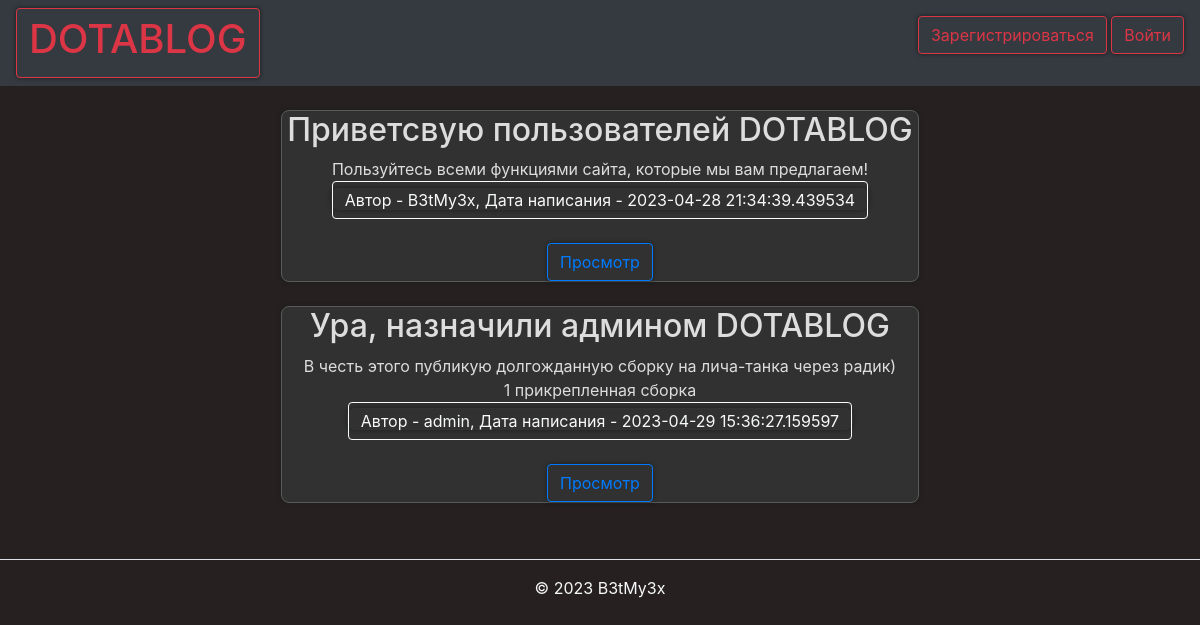
The page /feed on the database as committed earlier.
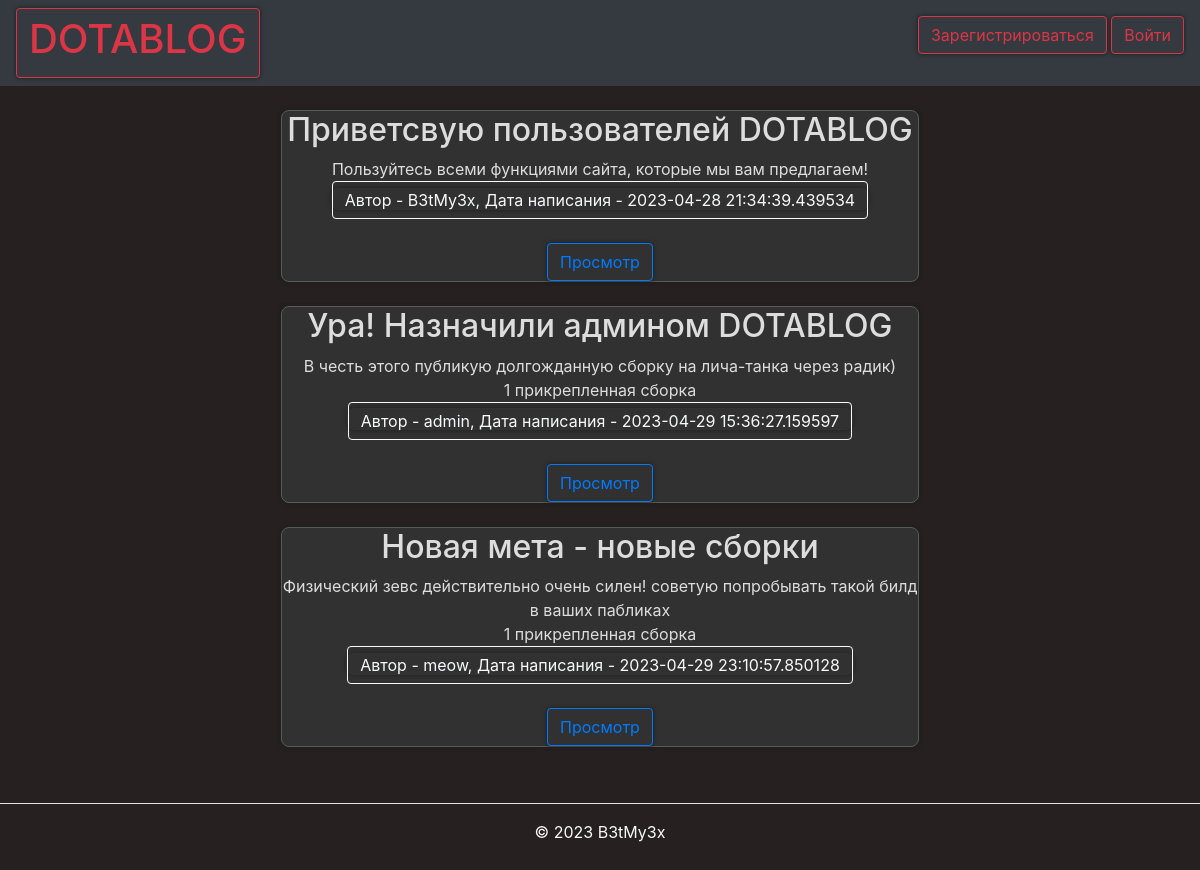
The same page on the database as committed later.
### data/news.py (models this page shows)
class News(SqlAlchemyBase):
    __tablename__ = 'news'
    categories = orm.relationship("Category",
                                  secondary="association",
                                  backref="news")
    id = sqlalchemy.Column(sqlalchemy.Integer,
                           primary_key=True, autoincrement=True)
    title = sqlalchemy.Column(sqlalchemy.String, nullable=True)
    content = sqlalchemy.Column(sqlalchemy.String, nullable=True)
    created_date = sqlalchemy.Column(sqlalchemy.DateTime,
                                     default=datetime.datetime.now)
    is_private = sqlalchemy.Column(sqlalchemy.Boolean, default=True)
    user_id = sqlalchemy.Column(sqlalchemy.Integer,
                                sqlalchemy.ForeignKey("users.id"))
    build = sqlalchemy.Column(sqlalchemy.String, nullable=True)
    user = orm.relationship('User')

### data/users.py (models this page shows, shortened)
class User(SqlAlchemyBase, UserMixin):
    __tablename__ = 'users'
    id = sqlalchemy.Column(sqlalchemy.Integer,
                           primary_key=True, autoincrement=True)
    name = sqlalchemy.Column(sqlalchemy.String, nullable=True)
    about = sqlalchemy.Column(sqlalchemy.String, nullable=True)
    email = sqlalchemy.Column(sqlalchemy.String,
                              index=True, unique=True, nullable=True)
    hashed_password = sqlalchemy.Column(sqlalchemy.String, nullable=True)
    created_date = sqlalchemy.Column(sqlalchemy.DateTime,
                                     default=datetime.datetime.now)
    role = sqlalchemy.Column(sqlalchemy.String,
                              index=True, nullable=True)
    steam_id = sqlalchemy.Column(sqlalchemy.String,
                              index=True, nullable=True)
    news = orm.relationship("News", back_populates='user')

### main.py (the view)
@app.route("/feed")
def index():
    db_sess = db_session.create_session()
    news = db_sess.query(News).filter(News.is_private != True)
    return render_template("index.html", news=news, role=is_admin(), id=current_user.get_id())
    if current_user.is_authenticated:
        news = db_sess.query(News).filter(
            (News.user == current_user) | (News.is_private != True))
    else:
        news = db_sess.query(News).filter(News.is_private != True)

### data/db_session.py (called while the page is built)
def create_session() -> Session:
    global __factory
    return __factory()

### main.py (called while the page is built)
def is_admin():
    db_sess = db_session.create_session()
    user = db_sess.query(User).filter(User.id == current_user.get_id()).first()
    print(str(type(user)))
    if str(type(user)) == "<class 'NoneType'>":
        print(False)
        return False
    elif user.role == "admin":
        print(True)
        return True
    return False

### templates/index.html (shortened to what this page needs)
{% extends "base.html" %}
{% block content %}
{% for item in news%}
<br>
<center>
<div class="di1">
    <h2>{{item.title}}</h2>
    <div>
        {{item.content}}
    </div>
    {% if item.build|length == 10 %}
        <div>
            1 прикрепленная сборка
        </div>
    {% endif %}
    <div>
        <a href='/profile/{{ item.user_id }}'><button type="button" class="btn btn-outline-light">Автор - {{item.user.name}}, Дата написания - {{item.created_date}}</button></a>
    </div>
    <br>
    <div>
        <a href="/news/{{ item.id }}" class="btn btn-outline-primary">
            Просмотр
        </a>
    </div>
</div>
</center>
{% endfor %}
{% endblock %}

### templates/base.html (shortened to what this page needs)
<!doctype html>
<html lang="en">
<head>
    <link rel="stylesheet"
          href="https://stackpath.bootstrapcdn.com/bootstrap/4.4.1/css/bootstrap.min.css"
>
</head>
<body style="color:#f8f9fa; background-color:#262020 ">
<header>
    <nav class="navbar navbar-dark bg-dark">
        <a class="btn btn-outline-danger" href="/feed"><h1>DOTABLOG</h1></a>
        {% if current_user.is_authenticated %}
    <a class="btn btn-outline-danger" href="/logout">{{ current_user.name }}</a>
{% else %}
    <p>
        <a class="btn btn-outline-danger" href="/register">Зарегистрироваться</a>
        <a class="btn btn-outline-danger" href="/login">Войти</a>
    </p>
{% endif %}
    </nav>
</header>
<main role="main" class="container">
    {% block content %}{% endblock %}
</main>
</body>
<footer class="py-3 my-4">
    <ul class="nav justify-content-center border-bottom pb-3 mb-3">
    </ul>
    <p class="text-center text-body-secondary">© 2023 B3tMy3x</p>
  </footer>
</html>

### templates/base.html (style rules this page uses)
html { overflow-y: scroll; }
body { -webkit-touch-callout: none; -webkit-user-select: none; -khtml-user-select: none; -moz-user-select: none; -ms-user-select: none; user-select: none; }
.di1 { display: block; background-color: #313131; margin-left: auto; margin-right: auto; width: 638px; -moz-box-shadow: 0px 0px 4px 0px #1c1e1e; -webkit-box-shadow: 0px 0px 4px 0px #1c1e1e; box-shadow: 0px 0px 4px 0px #1c1e1e; border-radius: 8px; border: 1.25px solid #5a5a5a; color: #ddd; text-align: center; outline: 0; }
a, input, textarea { filter: progid:DXImageTransform.Microsoft.gradient(startColorstr='#252626', endColorstr='#2f3031'); background: #313131 -moz-box-shadow: 0px 0px 4px 0px #1c1e1e; -webkit-box-shadow: 0px 0px 4px 0px #1c1e1e; box-shadow: 0px 0px 4px 0px #1c1e1e; border-radius: 8px; border: 1px solid #333; color: #ddd; outline: 0; }

Rows that differ between the two databases and show on the page:
changed News "В честь этого публикую долгожданную сборку на лича-танка через радик)": title "Ура, назначили админом DOTABLOG" → "Ура! Назначили админом DOTABLOG"
added News: title "Новая мета - новые сборки", content "Физический зевс действительно очень силен! советую попробывать такой билд в ваших пабликах", build "1 прикрепленная сборка", user.name "meow", created_date "2023-04-29 23:10:57.850128"
